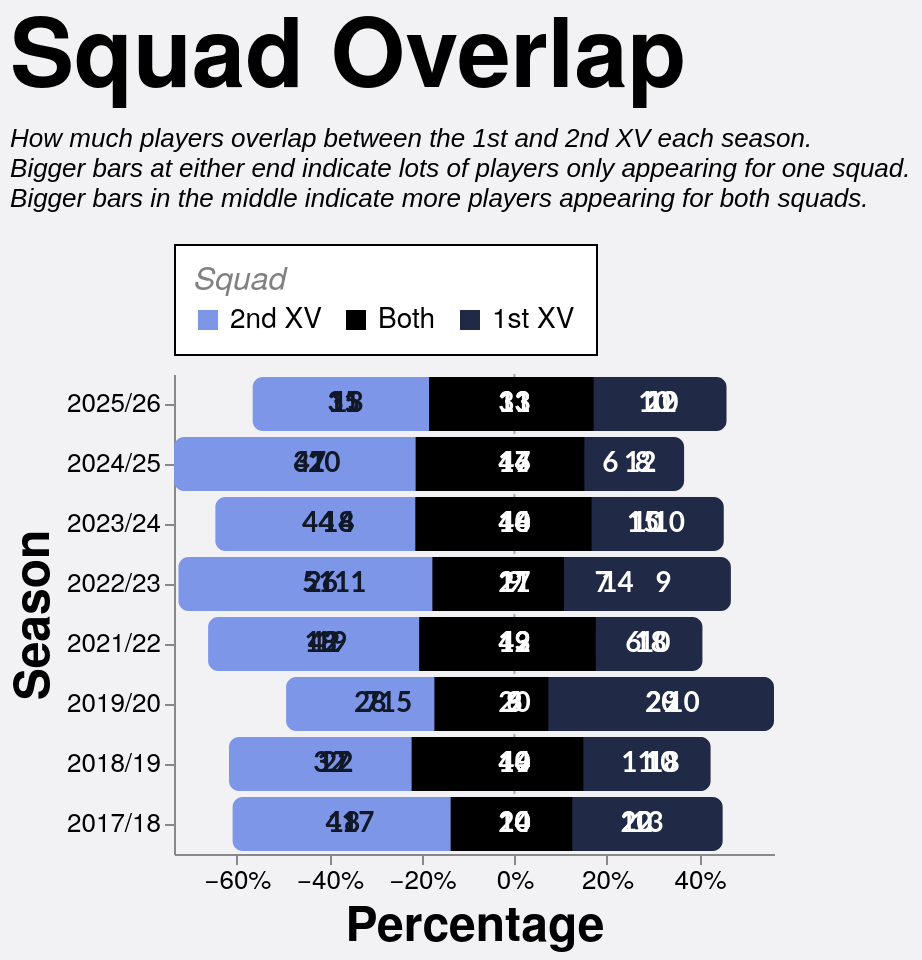

The specification (Vega-Lite) saved for this image:
### Vega-Lite specification from a JSON file in a GitHub repository (floating-point values rounded to 4 significant figures)
{"config": {"axis": {"labelFont": "PT Sans Narrow, Helvetica Neue, Helvetica, Arial, sans-serif", "titleFont": "PT Sans Narrow, Helvetica Neue, Helvetica, Arial, sans-serif", "labelFontSize": 13, "titleFontSize": 24, "gridColor": "#202947", "gridOpacity": 0.2, "zindex": 1}, "text": {"font": "Lato, sans-serif"}, "bar": {"cornerRadiusEnd": 5}, "header": {"labelFont": "PT Sans Narrow, Helvetica Neue, Helvetica, Arial, sans-serif", "titleFont": "PT Sans Narrow, Helvetica Neue, Helvetica, Arial, sans-serif", "labelFontSize": 24, "titleFontSize": 28, "labelFontWeight": "bold", "orient": "left"}, "legend": {"labelFont": "PT Sans Narrow, Helvetica Neue, Helvetica, Arial, sans-serif", "titleFont": "PT Sans Narrow, Helvetica Neue, Helvetica, Arial, sans-serif", "labelFontSize": 14, "titleFontSize": 16, "titlePadding": 5, "fillColor": "white", "strokeColor": "black", "padding": 10, "titleFontWeight": "lighter", "titleFontStyle": "italic", "titleColor": "gray", "offset": 10}, "title": {"font": "PT Sans Narrow, Helvetica Neue, Helvetica, Arial, sans-serif", "fontSize": 48, "fontWeight": "bold", "anchor": "start", "align": "center", "titlePadding": 20, "subtitlePadding": 10, "subtitleFontSize": 13, "subtitleColor": "", "subtitleFontStyle": "italic", "offset": 15, "color": "black"}, "axisX": {"labelAngle": 0}, "facet": {"title": null, "header": null, "align": {"row": "each", "column": "each"}}, "resolve": {"scale": {"y": "independent", "facet": "independent"}}, "background": "#f2f1f4", "scale": {"offsetBandPaddingOuter": 0.2, "offsetBandPaddingInner": 0.1}, "view": {"stroke": null, "background": "transparent"}}, "layer": [{"data": {"name": "data-d285a7403ed98ae579761d64a864032b"}, "mark": {"type": "rule", "color": "#000000", "opacity": 0.3, "size": 1, "strokeDash": [2, 2]}, "encoding": {"x": {"field": "x", "type": "quantitative"}}}, {"layer": [{"mark": {"type": "bar", "cornerRadiusBottomLeft": 5, "cornerRadiusBottomRight": 0, "cornerRadiusTopLeft": 5, "cornerRadiusTopRight": 0}, "encoding": {"color": {"field": "category", "legend": {"orient": "top", "title": "Squad", "values": ["2nd XV", "Both", "1st XV"]}, "scale": {"domain": ["1st XV", "Both", "2nd XV"], "range": ["#202946", "#000000", "#7d96e8"]}, "type": "nominal"}, "order": {"field": "render_priority", "sort": "ascending", "type": "quantitative"}, "tooltip": [{"field": "season", "title": "Season", "type": "ordinal"}, {"field": "unit", "title": "Unit", "type": "nominal"}, {"field": "category", "title": "Pattern", "type": "nominal"}, {"field": "category_group", "title": "Appearance", "type": "nominal"}, {"field": "players", "title": "Players", "type": "quantitative"}, {"field": "percentage", "format": ".1%", "title": "Percentage", "type": "quantitative"}], "x": {"axis": {"format": "%", "grid": false}, "field": "percentage_start", "scale": {"nice": false}, "title": "Percentage", "type": "quantitative"}, "x2": {"field": "percentage_end"}, "y": {"field": "season", "sort": "descending", "title": "Season", "type": "ordinal"}}, "transform": [{"filter": "datum.category === '2nd XV'"}]}, {"mark": {"type": "bar", "cornerRadiusBottomLeft": 0, "cornerRadiusBottomRight": 0, "cornerRadiusTopLeft": 0, "cornerRadiusTopRight": 0}, "encoding": {"color": {"field": "category", "legend": {"orient": "top", "title": "Squad", "values": ["2nd XV", "Both", "1st XV"]}, "scale": {"domain": ["1st XV", "Both", "2nd XV"], "range": ["#202946", "#000000", "#7d96e8"]}, "type": "nominal"}, "order": {"field": "render_priority", "sort": "ascending", "type": "quantitative"}, "tooltip": [{"field": "season", "title": "Season", "type": "ordinal"}, {"field": "unit", "title": "Unit", "type": "nominal"}, {"field": "category", "title": "Pattern", "type": "nominal"}, {"field": "category_group", "title": "Appearance", "type": "nominal"}, {"field": "players", "title": "Players", "type": "quantitative"}, {"field": "percentage", "format": ".1%", "title": "Percentage", "type": "quantitative"}], "x": {"axis": {"format": "%", "grid": false}, "field": "percentage_start", "scale": {"nice": false}, "title": "Percentage", "type": "quantitative"}, "x2": {"field": "percentage_end"}, "y": {"field": "season", "sort": "descending", "title": "Season", "type": "ordinal"}}, "transform": [{"filter": "datum.category === 'Both'"}]}, {"mark": {"type": "bar", "cornerRadiusBottomLeft": 0, "cornerRadiusBottomRight": 5, "cornerRadiusTopLeft": 0, "cornerRadiusTopRight": 5}, "encoding": {"color": {"field": "category", "legend": {"orient": "top", "title": "Squad", "values": ["2nd XV", "Both", "1st XV"]}, "scale": {"domain": ["1st XV", "Both", "2nd XV"], "range": ["#202946", "#000000", "#7d96e8"]}, "type": "nominal"}, "order": {"field": "render_priority", "sort": "ascending", "type": "quantitative"}, "tooltip": [{"field": "season", "title": "Season", "type": "ordinal"}, {"field": "unit", "title": "Unit", "type": "nominal"}, {"field": "category", "title": "Pattern", "type": "nominal"}, {"field": "category_group", "title": "Appearance", "type": "nominal"}, {"field": "players", "title": "Players", "type": "quantitative"}, {"field": "percentage", "format": ".1%", "title": "Percentage", "type": "quantitative"}], "x": {"axis": {"format": "%", "grid": false}, "field": "percentage_start", "scale": {"nice": false}, "title": "Percentage", "type": "quantitative"}, "x2": {"field": "percentage_end"}, "y": {"field": "season", "sort": "descending", "title": "Season", "type": "ordinal"}}, "transform": [{"filter": "datum.category === '1st XV'"}]}], "data": {"name": "data-86a4bc82cef5b394445a147d99f92586"}}, {"data": {"name": "data-86a4bc82cef5b394445a147d99f92586"}, "mark": {"type": "text", "align": "center", "baseline": "middle", "fontSize": 14, "fontWeight": "bold"}, "encoding": {"color": {"field": "label_color", "legend": null, "scale": null, "type": "nominal"}, "text": {"field": "players", "format": ".0f", "type": "quantitative"}, "x": {"field": "label_position", "type": "quantitative"}, "y": {"field": "season", "sort": "descending", "title": "Season", "type": "ordinal"}}, "transform": [{"filter": "datum.percentage >= 0.035"}]}], "height": {"step": 30}, "resolve": {"scale": {"x": "shared"}}, "title": {"text": "Squad Overlap", "subtitle": ["How much players overlap between the 1st and 2nd XV each season.", "Bigger bars at either end indicate lots of players only appearing for one squad.", "Bigger bars in the middle indicate more players appearing for both squads."]}, "width": 300, "$schema": "https://vega.github.io/schema/vega-lite/v5.20.1.json", "datasets": {"data-d285a7403ed98ae579761d64a864032b": [{"x": 0}], "data-86a4bc82cef5b394445a147d99f92586": [{"type_code": -1, "season": "2017/18", "unit": "Total", "category": "2nd XV", "players": 41, "category_group": "One squad", "render_priority": 0, "percentage": 0.4713, "percentage_end": -0.1379, "percentage_start": -0.6092, "label_position": -0.3736, "label_color": "#111827", "unit_order": 0}, {"type_code": 0, "season": "2017/18", "unit": "Total", "category": "Both", "players": 24, "category_group": "Both squads", "render_priority": 1, "percentage": 0.2759, "percentage_end": 0.1379, "percentage_start": -0.1379, "label_position": -5.551e-17, "label_color": "white", "unit_order": 0}, {"type_code": 1, "season": "2017/18", "unit": "Total", "category": "1st XV", "players": 22, "category_group": "One squad", "render_priority": 0, "percentage": 0.2529, "percentage_end": 0.3908, "percentage_start": 0.1379, "label_position": 0.2644, "label_color": "white", "unit_order": 0}, {"type_code": -1, "season": "2017/18", "unit": "Forwards", "category": "2nd XV", "players": 18, "category_group": "One squad", "render_priority": 0, "percentage": 0.4737, "percentage_end": -0.1316, "percentage_start": -0.6053, "label_position": -0.3684, "label_color": "#111827", "unit_order": 1}, {"type_code": 0, "season": "2017/18", "unit": "Forwards", "category": "Both", "players": 10, "category_group": "Both squads", "render_priority": 1, "percentage": 0.2632, "percentage_end": 0.1316, "percentage_start": -0.1316, "label_position": -2.776e-17, "label_color": "white", "unit_order": 1}, {"type_code": 1, "season": "2017/18", "unit": "Forwards", "category": "1st XV", "players": 10, "category_group": "One squad", "render_priority": 0, "percentage": 0.2632, "percentage_end": 0.3947, "percentage_start": 0.1316, "label_position": 0.2632, "label_color": "white", "unit_order": 1}, {"type_code": -1, "season": "2017/18", "unit": "Backs", "category": "2nd XV", "players": 17, "category_group": "One squad", "render_priority": 0, "percentage": 0.425, "percentage_end": -0.125, "percentage_start": -0.55, "label_position": -0.3375, "label_color": "#111827", "unit_order": 2}, {"type_code": 0, "season": "2017/18", "unit": "Backs", "category": "Both", "players": 10, "category_group": "Both squads", "render_priority": 1, "percentage": 0.25, "percentage_end": 0.125, "percentage_start": -0.125, "label_position": 0.0, "label_color": "white", "unit_order": 2}, {"type_code": 1, "season": "2017/18", "unit": "Backs", "category": "1st XV", "players": 13, "category_group": "One squad", "render_priority": 0, "percentage": 0.325, "percentage_end": 0.45, "percentage_start": 0.125, "label_position": 0.2875, "label_color": "white", "unit_order": 2}, {"type_code": -1, "season": "2018/19", "unit": "Total", "category": "2nd XV", "players": 32, "category_group": "One squad", "render_priority": 0, "percentage": 0.3556, "percentage_end": -0.2222, "percentage_start": -0.5778, "label_position": -0.4, "label_color": "#111827", "unit_order": 0}, {"type_code": 0, "season": "2018/19", "unit": "Total", "category": "Both", "players": 40, "category_group": "Both squads", "render_priority": 1, "percentage": 0.4444, "percentage_end": 0.2222, "percentage_start": -0.2222, "label_position": 1.11e-16, "label_color": "white", "unit_order": 0}, {"type_code": 1, "season": "2018/19", "unit": "Total", "category": "1st XV", "players": 18, "category_group": "One squad", "render_priority": 0, "percentage": 0.2, "percentage_end": 0.4222, "percentage_start": 0.2222, "label_position": 0.3222, "label_color": "white", "unit_order": 0}, {"type_code": -1, "season": "2018/19", "unit": "Forwards", "category": "2nd XV", "players": 22, "category_group": "One squad", "render_priority": 0, "percentage": 0.4681, "percentage_end": -0.1489, "percentage_start": -0.617, "label_position": -0.383, "label_color": "#111827", "unit_order": 1}, {"type_code": 0, "season": "2018/19", "unit": "Forwards", "category": "Both", "players": 14, "category_group": "Both squads", "render_priority": 1, "percentage": 0.2979, "percentage_end": 0.1489, "percentage_start": -0.1489, "label_position": 0.0, "label_color": "white", "unit_order": 1}, {"type_code": 1, "season": "2018/19", "unit": "Forwards", "category": "1st XV", "players": 11, "category_group": "One squad", "render_priority": 0, "percentage": 0.234, "percentage_end": 0.383, "percentage_start": 0.1489, "label_position": 0.266, "label_color": "white", "unit_order": 1}, {"type_code": -1, "season": "2018/19", "unit": "Backs", "category": "2nd XV", "players": 17, "category_group": "One squad", "render_priority": 0, "percentage": 0.3696, "percentage_end": -0.2065, "percentage_start": -0.5761, "label_position": -0.3913, "label_color": "#111827", "unit_order": 2}, {"type_code": 0, "season": "2018/19", "unit": "Backs", "category": "Both", "players": 19, "category_group": "Both squads", "render_priority": 1, "percentage": 0.413, "percentage_end": 0.2065, "percentage_start": -0.2065, "label_position": -8.327e-17, "label_color": "white", "unit_order": 2}, {"type_code": 1, "season": "2018/19", "unit": "Backs", "category": "1st XV", "players": 10, "category_group": "One squad", "render_priority": 0, "percentage": 0.2174, "percentage_end": 0.4239, "percentage_start": 0.2065, "label_position": 0.3152, "label_color": "white", "unit_order": 2}, {"type_code": -1, "season": "2019/20", "unit": "Total", "category": "2nd XV", "players": 28, "category_group": "One squad", "render_priority": 0, "percentage": 0.3636, "percentage_end": -0.1299, "percentage_start": -0.4935, "label_position": -0.3117, "label_color": "#111827", "unit_order": 0}, {"type_code": 0, "season": "2019/20", "unit": "Total", "category": "Both", "players": 20, "category_group": "Both squads", "render_priority": 1, "percentage": 0.2597, "percentage_end": 0.1299, "percentage_start": -0.1299, "label_position": 0.0, "label_color": "white", "unit_order": 0}, {"type_code": 1, "season": "2019/20", "unit": "Total", "category": "1st XV", "players": 29, "category_group": "One squad", "render_priority": 0, "percentage": 0.3766, "percentage_end": 0.5065, "percentage_start": 0.1299, "label_position": 0.3182, "label_color": "white", "unit_order": 0}, {"type_code": -1, "season": "2019/20", "unit": "Forwards", "category": "2nd XV", "players": 15, "category_group": "One squad", "render_priority": 0, "percentage": 0.3659, "percentage_end": -0.07317, "percentage_start": -0.439, "label_position": -0.2561, "label_color": "#111827", "unit_order": 1}, {"type_code": 0, "season": "2019/20", "unit": "Forwards", "category": "Both", "players": 6, "category_group": "Both squads", "render_priority": 1, "percentage": 0.1463, "percentage_end": 0.07317, "percentage_start": -0.07317, "label_position": 1.388e-17, "label_color": "white", "unit_order": 1}, {"type_code": 1, "season": "2019/20", "unit": "Forwards", "category": "1st XV", "players": 20, "category_group": "One squad", "render_priority": 0, "percentage": 0.4878, "percentage_end": 0.561, "percentage_start": 0.07317, "label_position": 0.3171, "label_color": "white", "unit_order": 1}, {"type_code": -1, "season": "2019/20", "unit": "Backs", "category": "2nd XV", "players": 7, "category_group": "One squad", "render_priority": 0, "percentage": 0.2692, "percentage_end": -0.1731, "percentage_start": -0.4423, "label_position": -0.3077, "label_color": "#111827", "unit_order": 2}, {"type_code": 0, "season": "2019/20", "unit": "Backs", "category": "Both", "players": 9, "category_group": "Both squads", "render_priority": 1, "percentage": 0.3462, "percentage_end": 0.1731, "percentage_start": -0.1731, "label_position": 5.551e-17, "label_color": "white", "unit_order": 2}, {"type_code": 1, "season": "2019/20", "unit": "Backs", "category": "1st XV", "players": 10, "category_group": "One squad", "render_priority": 0, "percentage": 0.3846, "percentage_end": 0.5577, "percentage_start": 0.1731, "label_position": 0.3654, "label_color": "white", "unit_order": 2}, {"type_code": -1, "season": "2021/22", "unit": "Total", "category": "2nd XV", "players": 42, "category_group": "One squad", "render_priority": 0, "percentage": 0.4118, "percentage_end": -0.2059, "percentage_start": -0.6176, "label_position": -0.4118, "label_color": "#111827", "unit_order": 0}, {"type_code": 0, "season": "2021/22", "unit": "Total", "category": "Both", "players": 42, "category_group": "Both squads", "render_priority": 1, "percentage": 0.4118, "percentage_end": 0.2059, "percentage_start": -0.2059, "label_position": -5.551e-17, "label_color": "white", "unit_order": 0}, {"type_code": 1, "season": "2021/22", "unit": "Total", "category": "1st XV", "players": 18, "category_group": "One squad", "render_priority": 0, "percentage": 0.1765, "percentage_end": 0.3824, "percentage_start": 0.2059, "label_position": 0.2941, "label_color": "white", "unit_order": 0}, {"type_code": -1, "season": "2021/22", "unit": "Forwards", "category": "2nd XV", "players": 19, "category_group": "One squad", "render_priority": 0, "percentage": 0.3958, "percentage_end": -0.1979, "percentage_start": -0.5938, "label_position": -0.3958, "label_color": "#111827", "unit_order": 1}, {"type_code": 0, "season": "2021/22", "unit": "Forwards", "category": "Both", "players": 19, "category_group": "Both squads", "render_priority": 1, "percentage": 0.3958, "percentage_end": 0.1979, "percentage_start": -0.1979, "label_position": -2.776e-17, "label_color": "white", "unit_order": 1}, {"type_code": 1, "season": "2021/22", "unit": "Forwards", "category": "1st XV", "players": 10, "category_group": "One squad", "render_priority": 0, "percentage": 0.2083, "percentage_end": 0.4062, "percentage_start": 0.1979, "label_position": 0.3021, "label_color": "white", "unit_order": 1}, {"type_code": -1, "season": "2021/22", "unit": "Backs", "category": "2nd XV", "players": 18, "category_group": "One squad", "render_priority": 0, "percentage": 0.4865, "percentage_end": -0.1757, "percentage_start": -0.6622, "label_position": -0.4189, "label_color": "#111827", "unit_order": 2}, {"type_code": 0, "season": "2021/22", "unit": "Backs", "category": "Both", "players": 13, "category_group": "Both squads", "render_priority": 1, "percentage": 0.3514, "percentage_end": 0.1757, "percentage_start": -0.1757, "label_position": 8.327e-17, "label_color": "white", "unit_order": 2}, {"type_code": 1, "season": "2021/22", "unit": "Backs", "category": "1st XV", "players": 6, "category_group": "One squad", "render_priority": 0, "percentage": 0.1622, "percentage_end": 0.3378, "percentage_start": 0.1757, "label_position": 0.2568, "label_color": "white", "unit_order": 2}, {"type_code": -1, "season": "2022/23", "unit": "Total", "category": "2nd XV", "players": 51, "category_group": "One squad", "render_priority": 0, "percentage": 0.5543, "percentage_end": -0.1467, "percentage_start": -0.7011, "label_position": -0.4239, "label_color": "#111827", "unit_order": 0}, {"type_code": 0, "season": "2022/23", "unit": "Total", "category": "Both", "players": 27, "category_group": "Both squads", "render_priority": 1, "percentage": 0.2935, "percentage_end": 0.1467, "percentage_start": -0.1467, "label_position": -2.776e-17, "label_color": "white", "unit_order": 0}, {"type_code": 1, "season": "2022/23", "unit": "Total", "category": "1st XV", "players": 14, "category_group": "One squad", "render_priority": 0, "percentage": 0.1522, "percentage_end": 0.2989, "percentage_start": 0.1467, "label_position": 0.2228, "label_color": "white", "unit_order": 0}, {"type_code": -1, "season": "2022/23", "unit": "Forwards", "category": "2nd XV", "players": 26, "category_group": "One squad", "render_priority": 0, "percentage": 0.619, "percentage_end": -0.1071, "percentage_start": -0.7262, "label_position": -0.4167, "label_color": "#111827", "unit_order": 1}, {"type_code": 0, "season": "2022/23", "unit": "Forwards", "category": "Both", "players": 9, "category_group": "Both squads", "render_priority": 1, "percentage": 0.2143, "percentage_end": 0.1071, "percentage_start": -0.1071, "label_position": 6.939e-17, "label_color": "white", "unit_order": 1}, {"type_code": 1, "season": "2022/23", "unit": "Forwards", "category": "1st XV", "players": 7, "category_group": "One squad", "render_priority": 0, "percentage": 0.1667, "percentage_end": 0.2738, "percentage_start": 0.1071, "label_position": 0.1905, "label_color": "white", "unit_order": 1}, {"type_code": -1, "season": "2022/23", "unit": "Backs", "category": "2nd XV", "players": 11, "category_group": "One squad", "render_priority": 0, "percentage": 0.3548, "percentage_end": -0.1774, "percentage_start": -0.5323, "label_position": -0.3548, "label_color": "#111827", "unit_order": 2}, {"type_code": 0, "season": "2022/23", "unit": "Backs", "category": "Both", "players": 11, "category_group": "Both squads", "render_priority": 1, "percentage": 0.3548, "percentage_end": 0.1774, "percentage_start": -0.1774, "label_position": 5.551e-17, "label_color": "white", "unit_order": 2}, {"type_code": 1, "season": "2022/23", "unit": "Backs", "category": "1st XV", "players": 9, "category_group": "One squad", "render_priority": 0, "percentage": 0.2903, "percentage_end": 0.4677, "percentage_start": 0.1774, "label_position": 0.3226, "label_color": "white", "unit_order": 2}, {"type_code": -1, "season": "2023/24", "unit": "Total", "category": "2nd XV", "players": 44, "category_group": "One squad", "render_priority": 0, "percentage": 0.4444, "percentage_end": -0.202, "percentage_start": -0.6465, "label_position": -0.4242, "label_color": "#111827", "unit_order": 0}, {"type_code": 0, "season": "2023/24", "unit": "Total", "category": "Both", "players": 40, "category_group": "Both squads", "render_priority": 1, "percentage": 0.404, "percentage_end": 0.202, "percentage_start": -0.202, "label_position": -2.776e-17, "label_color": "white", "unit_order": 0}, {"type_code": 1, "season": "2023/24", "unit": "Total", "category": "1st XV", "players": 15, "category_group": "One squad", "render_priority": 0, "percentage": 0.1515, "percentage_end": 0.3535, "percentage_start": 0.202, "label_position": 0.2778, "label_color": "white", "unit_order": 0}, {"type_code": -1, "season": "2023/24", "unit": "Forwards", "category": "2nd XV", "players": 18, "category_group": "One squad", "render_priority": 0, "percentage": 0.4286, "percentage_end": -0.1667, "percentage_start": -0.5952, "label_position": -0.381, "label_color": "#111827", "unit_order": 1}, {"type_code": 0, "season": "2023/24", "unit": "Forwards", "category": "Both", "players": 14, "category_group": "Both squads", "render_priority": 1, "percentage": 0.3333, "percentage_end": 0.1667, "percentage_start": -0.1667, "label_position": -2.776e-17, "label_color": "white", "unit_order": 1}, {"type_code": 1, "season": "2023/24", "unit": "Forwards", "category": "1st XV", "players": 10, "category_group": "One squad", "render_priority": 0, "percentage": 0.2381, "percentage_end": 0.4048, "percentage_start": 0.1667, "label_position": 0.2857, "label_color": "white", "unit_order": 1}, {"type_code": -1, "season": "2023/24", "unit": "Backs", "category": "2nd XV", "players": 14, "category_group": "One squad", "render_priority": 0, "percentage": 0.3333, "percentage_end": -0.2143, "percentage_start": -0.5476, "label_position": -0.381, "label_color": "#111827", "unit_order": 2}, {"type_code": 0, "season": "2023/24", "unit": "Backs", "category": "Both", "players": 18, "category_group": "Both squads", "render_priority": 1, "percentage": 0.4286, "percentage_end": 0.2143, "percentage_start": -0.2143, "label_position": 2.776e-17, "label_color": "white", "unit_order": 2}, {"type_code": 1, "season": "2023/24", "unit": "Backs", "category": "1st XV", "players": 10, "category_group": "One squad", "render_priority": 0, "percentage": 0.2381, "percentage_end": 0.4524, "percentage_start": 0.2143, "label_position": 0.3333, "label_color": "white", "unit_order": 2}, {"type_code": -1, "season": "2024/25", "unit": "Total", "category": "2nd XV", "players": 47, "category_group": "One squad", "render_priority": 0, "percentage": 0.4563, "percentage_end": -0.2136, "percentage_start": -0.6699, "label_position": -0.4417, "label_color": "#111827", "unit_order": 0}, {"type_code": 0, "season": "2024/25", "unit": "Total", "category": "Both", "players": 44, "category_group": "Both squads", "render_priority": 1, "percentage": 0.4272, "percentage_end": 0.2136, "percentage_start": -0.2136, "label_position": 2.776e-17, "label_color": "white", "unit_order": 0}, {"type_code": 1, "season": "2024/25", "unit": "Total", "category": "1st XV", "players": 12, "category_group": "One squad", "render_priority": 0, "percentage": 0.1165, "percentage_end": 0.3301, "percentage_start": 0.2136, "label_position": 0.2718, "label_color": "white", "unit_order": 0}, {"type_code": -1, "season": "2024/25", "unit": "Forwards", "category": "2nd XV", "players": 20, "category_group": "One squad", "render_priority": 0, "percentage": 0.4444, "percentage_end": -0.1889, "percentage_start": -0.6333, "label_position": -0.4111, "label_color": "#111827", "unit_order": 1}, {"type_code": 0, "season": "2024/25", "unit": "Forwards", "category": "Both", "players": 17, "category_group": "Both squads", "render_priority": 1, "percentage": 0.3778, "percentage_end": 0.1889, "percentage_start": -0.1889, "label_position": 0.0, "label_color": "white", "unit_order": 1}, {"type_code": 1, "season": "2024/25", "unit": "Forwards", "category": "1st XV", "players": 8, "category_group": "One squad", "render_priority": 0, "percentage": 0.1778, "percentage_end": 0.3667, "percentage_start": 0.1889, "label_position": 0.2778, "label_color": "white", "unit_order": 1}, {"type_code": -1, "season": "2024/25", "unit": "Backs", "category": "2nd XV", "players": 31, "category_group": "One squad", "render_priority": 0, "percentage": 0.5849, "percentage_end": -0.1509, "percentage_start": -0.7358, "label_position": -0.4434, "label_color": "#111827", "unit_order": 2}, {"type_code": 0, "season": "2024/25", "unit": "Backs", "category": "Both", "players": 16, "category_group": "Both squads", "render_priority": 1, "percentage": 0.3019, "percentage_end": 0.1509, "percentage_start": -0.1509, "label_position": 8.327e-17, "label_color": "white", "unit_order": 2}, {"type_code": 1, "season": "2024/25", "unit": "Backs", "category": "1st XV", "players": 6, "category_group": "One squad", "render_priority": 0, "percentage": 0.1132, "percentage_end": 0.2642, "percentage_start": 0.1509, "label_position": 0.2075, "label_color": "white", "unit_order": 2}, {"type_code": -1, "season": "2025/26", "unit": "Total", "category": "2nd XV", "players": 31, "category_group": "One squad", "render_priority": 0, "percentage": 0.369, "percentage_end": -0.1845, "percentage_start": -0.5536, "label_position": -0.369, "label_color": "#111827", "unit_order": 0}, {"type_code": 0, "season": "2025/26", "unit": "Total", "category": "Both", "players": 31, "category_group": "Both squads", "render_priority": 1, "percentage": 0.369, "percentage_end": 0.1845, "percentage_start": -0.1845, "label_position": 0.0, "label_color": "white", "unit_order": 0}, {"type_code": 1, "season": "2025/26", "unit": "Total", "category": "1st XV", "players": 22, "category_group": "One squad", "render_priority": 0, "percentage": 0.2619, "percentage_end": 0.4464, "percentage_start": 0.1845, "label_position": 0.3155, "label_color": "white", "unit_order": 0}, {"type_code": -1, "season": "2025/26", "unit": "Forwards", "category": "2nd XV", "players": 13, "category_group": "One squad", "render_priority": 0, "percentage": 0.3611, "percentage_end": -0.1806, "percentage_start": -0.5417, "label_position": -0.3611, "label_color": "#111827", "unit_order": 1}, {"type_code": 0, "season": "2025/26", "unit": "Forwards", "category": "Both", "players": 13, "category_group": "Both squads", "render_priority": 1, "percentage": 0.3611, "percentage_end": 0.1806, "percentage_start": -0.1806, "label_position": 2.776e-17, "label_color": "white", "unit_order": 1}, {"type_code": 1, "season": "2025/26", "unit": "Forwards", "category": "1st XV", "players": 10, "category_group": "One squad", "render_priority": 0, "percentage": 0.2778, "percentage_end": 0.4583, "percentage_start": 0.1806, "label_position": 0.3194, "label_color": "white", "unit_order": 1}, {"type_code": -1, "season": "2025/26", "unit": "Backs", "category": "2nd XV", "players": 15, "category_group": "One squad", "render_priority": 0, "percentage": 0.3947, "percentage_end": -0.1711, "percentage_start": -0.5658, "label_position": -0.3684, "label_color": "#111827", "unit_order": 2}, {"type_code": 0, "season": "2025/26", "unit": "Backs", "category": "Both", "players": 13, "category_group": "Both squads", "render_priority": 1, "percentage": 0.3421, "percentage_end": 0.1711, "percentage_start": -0.1711, "label_position": 8.327e-17, "label_color": "white", "unit_order": 2}, {"type_code": 1, "season": "2025/26", "unit": "Backs", "category": "1st XV", "players": 10, "category_group": "One squad", "render_priority": 0, "percentage": 0.2632, "percentage_end": 0.4342, "percentage_start": 0.1711, "label_position": 0.3026, "label_color": "white", "unit_order": 2}]}}
